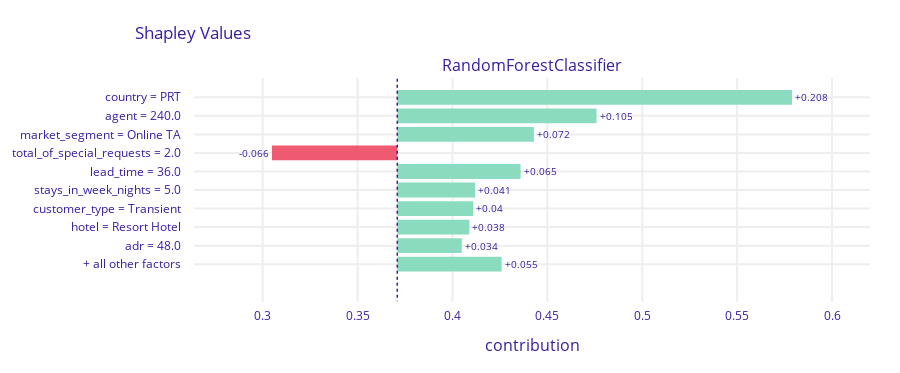

Source (notebook cell):
### Code cell
pp_shap.plot()

### Figure 1 — Plotly figure (JSON) as saved in the notebook; plotly's stock layout.template omitted (floating-point values rounded to 4 significant figures)
{"data": [{"base": 0.3709, "hoverinfo": "text", "hoverlabel": {"bgcolor": "rgba(0,0,0,0.8)"}, "hovertext": ["Average response: 0.371<br>Prediction: 0.962<br>country = PRT<br>increases average response <br>by 0.208", "Average response: 0.371<br>Prediction: 0.962<br>agent = 240.0<br>increases average response <br>by 0.105", "Average response: 0.371<br>Prediction: 0.962<br>market_segment = Online TA<br>increases average response <br>by 0.072", "Average response: 0.371<br>Prediction: 0.962<br>total_of_special_requests = 2.0<br>decreases average response <br>by 0.066", "Average response: 0.371<br>Prediction: 0.962<br>lead_time = 36.0<br>increases average response <br>by 0.065", "Average response: 0.371<br>Prediction: 0.962<br>stays_in_week_nights = 5.0<br>increases average response <br>by 0.041", "Average response: 0.371<br>Prediction: 0.962<br>customer_type = Transient<br>increases average response <br>by 0.04", "Average response: 0.371<br>Prediction: 0.962<br>hotel = Resort Hotel<br>increases average response <br>by 0.038", "Average response: 0.371<br>Prediction: 0.962<br>adr = 48.0<br>increases average response <br>by 0.034", "Average response: 0.371<br>Prediction: 0.962<br>+ all other factors<br>increases average response <br>by 0.055"], "marker": {"color": ["#8bdcbe", "#8bdcbe", "#8bdcbe", "#f05a71", "#8bdcbe", "#8bdcbe", "#8bdcbe", "#8bdcbe", "#8bdcbe", "#8bdcbe"]}, "orientation": "h", "showlegend": false, "text": ["+0.208", "+0.105", "+0.072", "-0.066", "+0.065", "+0.041", "+0.04", "+0.038", "+0.034", "+0.055"], "textposition": "outside", "type": "bar", "x": [0.208, 0.105, 0.072, -0.066, 0.065, 0.041, 0.04, 0.038, 0.034, 0.055], "xaxis": "x", "y": ["country = PRT", "agent = 240.0", "market_segment = Online TA", "total_of_special_requests = 2.0", "lead_time = 36.0", "stays_in_week_nights = 5.0", "customer_type = Transient", "hotel = Resort Hotel", "adr = 48.0", "+ all other factors"], "yaxis": "y"}], "layout": {"annotations": [{"font": {"size": 16}, "showarrow": false, "text": "RandomForestClassifier", "x": 0.5, "xanchor": "center", "xref": "paper", "y": 1, "yanchor": "bottom", "yref": "paper"}, {"font": {"size": 16}, "showarrow": false, "text": "contribution", "x": 0.5, "xanchor": "center", "xref": "paper", "y": 0, "yanchor": "top", "yref": "paper", "yshift": -30}], "font": {"color": "#371ea3"}, "height": 373, "margin": {"b": 71, "r": 30, "t": 78}, "shapes": [{"line": {"color": "#371ea3", "dash": "dot", "width": 1.5}, "type": "line", "x0": 0.3709, "x1": 0.3709, "xref": "x", "y0": -1, "y1": 11, "yref": "y"}], "title": {"text": "Shapley Values", "x": 0.15}, "xaxis": {"anchor": "y", "automargin": true, "domain": [0, 1], "fixedrange": true, "gridwidth": 2, "range": [0.2638, 0.62], "tickcolor": "white", "ticklen": 3, "ticks": "outside", "type": "linear", "zeroline": false}, "yaxis": {"anchor": "x", "automargin": true, "autorange": "reversed", "domain": [0, 1], "fixedrange": true, "gridwidth": 2, "tickcolor": "white", "ticklen": 10, "ticks": "outside", "type": "category"}}}
